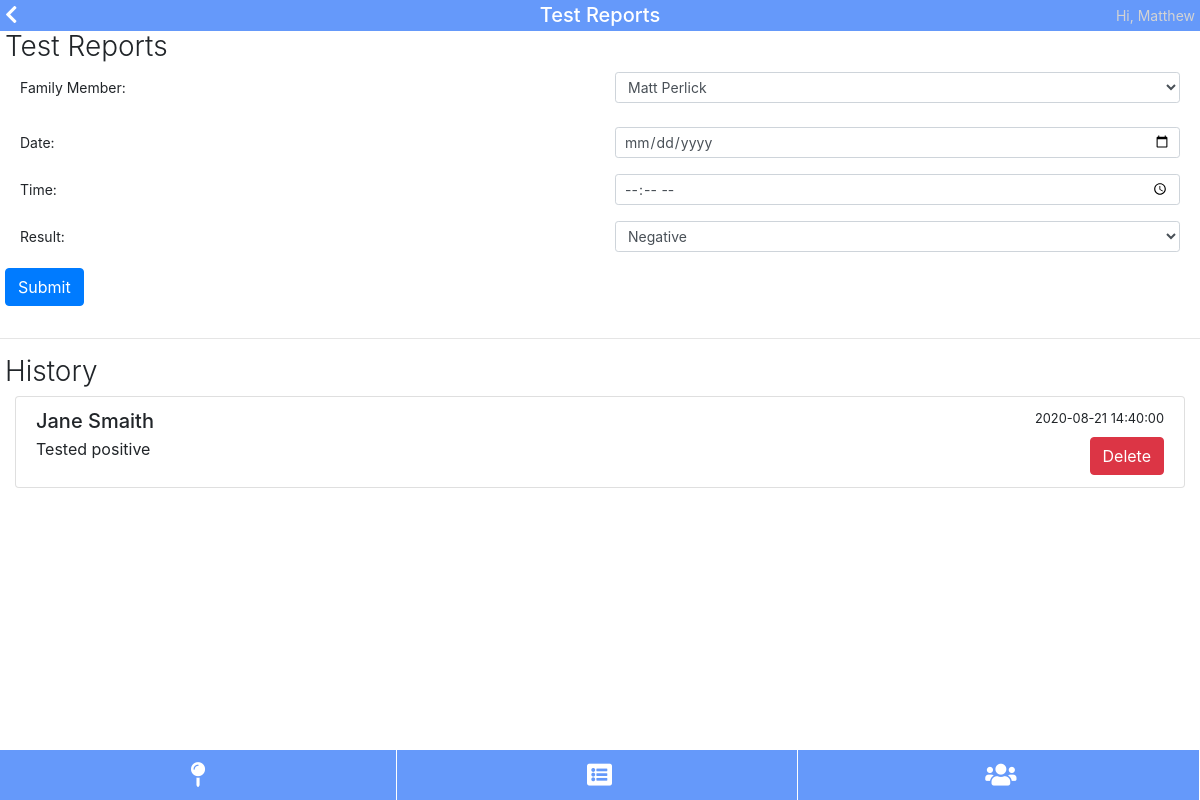
Screenshot of /test-reports (signed in) with the database file from the repository.
### tables this page shows
CREATE TABLE users (id INTEGER PRIMARY KEY, username varchar(255), Password varchar(255));

CREATE TABLE people (id INTEGER PRIMARY KEY, user_id INTEGER, first varchar(255), last varchar(255));

CREATE TABLE tests (id INTEGER PRIMARY KEY, person_id INTEGER, timestamp INTEGER, result int(1));

### pages.py (the view)
@pages.route('/test-reports')
@flask_login.login_required
def pages_testReports():
	data = {}
	data['title'] = "Test Reports"
	uid = flask_login.current_user.get_id()
	data['members'] = db.get_db().query("select * from people where user_id=" + str(uid))
	tests = db.get_db().query("""
		select * from people
		join tests
			on people.id = tests.person_id
		where user_id=""" + str(uid))
	data['tests'] = []
	j = 0
	for test in tests:
		data['tests'].append([])
		i = 0
		for item in test:
			if i == 6:
				timestamp = datetime.fromtimestamp(item)
				data['tests'][j].append(str(timestamp.date()))
				data['tests'][j].append(str(timestamp.time()))
			else:
				data['tests'][j].append(item)
			i = i + 1
		j = j + 1
	return render_template('pages/test-reports.html', data=data)

### auth.py (called while the page is built)
	def get_id(self):
		return self.id

### database.py (called while the page is built)
	def get_db():
		try:
			db = getattr(g, '_database', None)
		except NameError:
			db = Database()
			g = lambda: None #funny syntax that lets me set an attribute on global g
			setattr(g, '_database', db)
		return db

	def query(self, sql, parameters=[]):
		c = self.conn.cursor()
		c.execute(sql, parameters)
		self.conn.commit()
		return c.fetchall()

### main.py (called while the page is built)
@app.teardown_appcontext
def close_connection(exception):
	try:
		db = getattr(g, '_database', None)
		db.close()
	except NameError:
		pass

@login_manager.user_loader
def load_user(id):
	res = db.get_db().query("select * from users where id='" + str(id) + "'")
	if len(res) == 1:
		user = User(res[0][0], res[0][1])
		user.is_authenticated = True
		return user
	else:
		return None

### templates/pages/test-reports.html (shortened to what this page needs)
{% extends "pages/base.html" %}
{% block content %}
<h2>Test Reports</h2>
<form action="{{ url_for('api.api_add_test') }}" method="post">
	<div class="form-group row">
		<label for="person" class="col col-form-label-sm">Family Member: </label>
		<div class="col">
			<select class="form-control form-control-sm" name="person" required>
				{% for person in data.members %}
				<option value="{{ person[0] }}">{{ person[2] }} {{ person[3] }}</option>
				{% endfor %}
			</select>
		</div>
	</div>
	<div class="form-group row">
		<label for="date" class="col col-form-label col-form-label-sm">Date: </label>
		<div class="col">
			<input class="form-control form-control-sm" type="date" name="date" required>
		</div>
	</div>
	<div class="form-group row">
		<label for="time" class="col col-form-label col-form-label-sm">Time: </label>
		<div class="col">
			<input class="form-control form-control-sm" type="time" name="time" required>
		</div>
	</div>
	<div class="form-group row">
		<label for="result" class="col col-form-label col-form-label-sm">Result: </label>
		<div class="col">
			<select name="result" class="form-control form-control-sm">
				<option value="0">Negative</option>
			</select>
		</div>
	</div>
	<button type="submit" class="btn btn-primary form-group">Submit</button>
</form>
<hr>
<h2>History</h2>
<div class="list-group">
	{% for test in data.tests %}
	<form action="{{ url_for('api.api_delete_test') }}" method="post" class="list-group-item">
		<div class="d-flex w-100 justify-content-between">
			<h5 class="mb-1">{{ test[2] }} {{ test[3] }}</h5>
			<small>{{ test[6] }} {{test[7]}}</small>
		</div>
		Tested {{ "positive" if test[8]==1 else "negative" }}
		<button type="submit" class="btn btn-danger" style="float: right;">Delete</button>
	</form>
	{% endfor %}
</div>
{% endblock %}

### templates/pages/base.html (shortened to what this page needs)
<!DOCTYPE html5>
<html>
<head>
	<link rel="stylesheet" href="https://stackpath.bootstrapcdn.com/bootstrap/4.3.1/css/bootstrap.min.css">
	<link rel="stylesheet" href="https://use.fontawesome.com/releases/v5.7.0/css/all.css">
	<link rel="stylesheet" href="{{ url_for('static', filename='css/global.css') }}">
</head>
<body>
	<div id="header">
		<span>Hi, {{current_user.username}}</span>
		{% if data.menu %}
			<i onclick="toggleNav()" class="fas fa-bars"></i>
		{% else %}
			<a href="{{ url_for('pages.pages_home') }}">
				<i class="fas fa-chevron-left"></i>
			</a>
		{% endif %}
		<h1>{{ data.title }}</h1>
	</div>
	<div class="header-spacer"></div>
	<div class="content">
	{% block content %}{% endblock %}
	</div>
	<div class="footer-spacer"></div>
	<div id="tabs">
		<a href="{{ url_for('pages.pages_locations') }}">
			<i class="fa fa-map-pin" aria-hidden="true"></i>
		</a>
		<a href="{{ url_for('pages.pages_testReports') }}">
			<i class="fa fa-list-alt" aria-hidden="true"></i>
		</a>
		<a href="{{ url_for('pages.pages_familyManager') }}">
			<i class="fa fa-users" aria-hidden="true"></i>
		</a>
	</div>
</body>
</html>

### public/css/global.css (style rules this page uses)
body { margin: 0; }
#header { position: fixed; width: 100%; z-index: 2; padding-top: 5px; padding-bottom: 5px; background-color: #6599fa; color: white; }
.header-spacer { height: 30px; }
#header h1 { font-size: 20px; line-height: 20px; width: max-content; margin-left: auto; margin-right: auto; margin-bottom: 0px; }
#header i { float: left; margin-left: 5px; font-size: 20px; }
#header > span { float: right; margin-right: 5px; font-size: 14px; color: lightgray; }
h2 { margin-left: 5px; font-size: 28px; font-weight: 300; }
a { color: unset; }
#tabs { position: fixed; bottom: 0; height: 50px; width: 100%; background-color: #6599fa; }
#tabs a { display: inline-block; height: 100%; width: calc(100% / 3 - 3px); text-align: center; border-right: 1px solid white; color: white; }
#tabs i { font-size: 25px; line-height: 50px; }
.footer-spacer { height: 70px; }
.list-group { margin-left: 15px; margin-right: 15px; }
.form-group { margin-left: 5px; margin-right: 5px; }

### rows the page displays
users: username "Matthew"
people: first "Jane", last "Smaith", test "2020-08-21", result "14:40:00", value "positive"

### other values shown
{{ data.title }} "Test Reports"
form field person "Matt Perlick"
